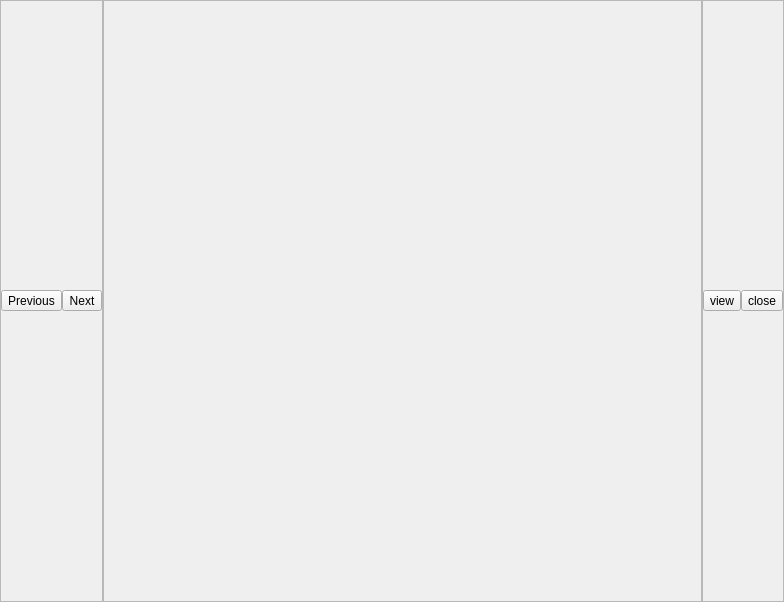
<?xml version="1.0" encoding="UTF-8"?>
<ui version="4.0">
 <class>View</class>
 <widget class="QWidget" name="View">
  <property name="geometry">
   <rect>
    <x>0</x>
    <y>0</y>
    <width>784</width>
    <height>602</height>
   </rect>
  </property>
  <property name="minimumSize">
   <size>
    <width>200</width>
    <height>200</height>
   </size>
  </property>
  <layout class="QVBoxLayout" name="verticalLayout" stretch="0,1">
   <property name="spacing">
    <number>0</number>
   </property>
   <property name="leftMargin">
    <number>0</number>
   </property>
   <property name="topMargin">
    <number>0</number>
   </property>
   <property name="rightMargin">
    <number>0</number>
   </property>
   <property name="bottomMargin">
    <number>0</number>
   </property>
   <item>
    <layout class="QHBoxLayout" name="horizontalLayout" stretch="0,1,0">
     <property name="spacing">
      <number>0</number>
     </property>
     <item>
      <widget class="QFrame" name="navigationFrame">
       <property name="frameShape">
        <enum>QFrame::StyledPanel</enum>
       </property>
       <property name="frameShadow">
        <enum>QFrame::Raised</enum>
       </property>
       <layout class="QHBoxLayout" name="horizontalLayout_3">
        <property name="spacing">
         <number>0</number>
        </property>
        <property name="leftMargin">
         <number>0</number>
        </property>
        <property name="topMargin">
         <number>0</number>
        </property>
        <property name="rightMargin">
         <number>0</number>
        </property>
        <property name="bottomMargin">
         <number>0</number>
        </property>
        <item>
         <widget class="QToolButton" name="previousHistory">
          <property name="text">
           <string>Previous</string>
          </property>
          <property name="icon">
           <iconset resource="../../../3rdparty/icons.qrc">
            <normaloff>:/icons/backup/go-previous-view.svg</normaloff>:/icons/backup/go-previous-view.svg</iconset>
          </property>
         </widget>
        </item>
        <item>
         <widget class="QToolButton" name="nextHistory">
          <property name="text">
           <string>Next</string>
          </property>
          <property name="icon">
           <iconset resource="../../../3rdparty/icons.qrc">
            <normaloff>:/icons/backup/go-next-view.svg</normaloff>:/icons/backup/go-next-view.svg</iconset>
          </property>
         </widget>
        </item>
       </layout>
      </widget>
     </item>
     <item>
      <widget class="QFrame" name="frame">
       <property name="frameShape">
        <enum>QFrame::StyledPanel</enum>
       </property>
       <property name="frameShadow">
        <enum>QFrame::Raised</enum>
       </property>
       <layout class="QHBoxLayout" name="horizontalLayout_4">
        <property name="spacing">
         <number>0</number>
        </property>
        <property name="leftMargin">
         <number>0</number>
        </property>
        <property name="topMargin">
         <number>0</number>
        </property>
        <property name="rightMargin">
         <number>0</number>
        </property>
        <property name="bottomMargin">
         <number>0</number>
        </property>
        <item>
         <layout class="QHBoxLayout" name="toolBarHolder">
          <property name="spacing">
           <number>0</number>
          </property>
         </layout>
        </item>
       </layout>
      </widget>
     </item>
     <item>
      <widget class="QFrame" name="viewControlsFrame">
       <property name="frameShape">
        <enum>QFrame::StyledPanel</enum>
       </property>
       <property name="frameShadow">
        <enum>QFrame::Raised</enum>
       </property>
       <layout class="QHBoxLayout" name="horizontalLayout_2">
        <property name="spacing">
         <number>0</number>
        </property>
        <property name="leftMargin">
         <number>0</number>
        </property>
        <property name="topMargin">
         <number>0</number>
        </property>
        <property name="rightMargin">
         <number>0</number>
        </property>
        <property name="bottomMargin">
         <number>0</number>
        </property>
        <item>
         <widget class="QToolButton" name="splitToolButton">
          <property name="text">
           <string>view</string>
          </property>
          <property name="icon">
           <iconset resource="../../../3rdparty/icons.qrc">
            <normaloff>:/icons/backup/view-split-left-right.svg</normaloff>:/icons/backup/view-split-left-right.svg</iconset>
          </property>
          <property name="popupMode">
           <enum>QToolButton::InstantPopup</enum>
          </property>
         </widget>
        </item>
        <item>
         <widget class="QToolButton" name="closeToolButton">
          <property name="text">
           <string>close</string>
          </property>
          <property name="icon">
           <iconset resource="../../../3rdparty/icons.qrc">
            <normaloff>:/icons/backup/view-close.svg</normaloff>:/icons/backup/view-close.svg</iconset>
          </property>
         </widget>
        </item>
       </layout>
      </widget>
     </item>
    </layout>
   </item>
   <item>
    <layout class="QVBoxLayout" name="centralLayout"/>
   </item>
  </layout>
 </widget>
 <resources>
  <include location="../../../3rdparty/icons.qrc"/>
 </resources>
 <connections/>
</ui>
